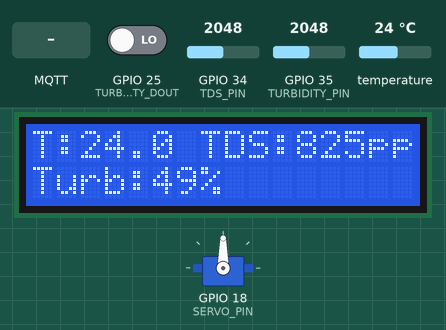
Recording of a sketch running on a simulated ESP32. On the bench: 16×2 character LCD, servo. The inputs (shaded band) are chosen by the test bench; at power-on: temperature 24 °C, GPIO 34 (TDS_PIN) = 2048, GPIO 35 (TURBIDITY_PIN) = 2048, GPIO 25 (TURBIDITY_DOUT) LOW. WiFi joins after 1.5 s; servers stay silent unless stated; random numbers use the default seed unless the sketch sets one; no MQTT or app messages arrive unless stated; what the sketch prints to the serial monitor is not drawn.

Above: at 3.0 s.
3.1 s: MQTT message "FEED" arrives on the second subscribed topic
At 3.8 s:
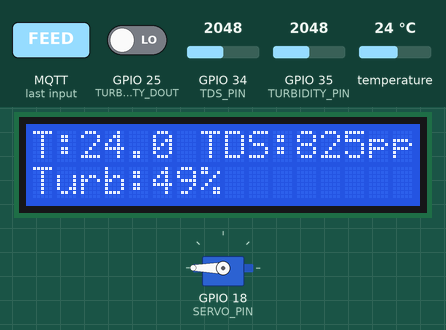
5.4 s: temperature set to 12 °C
At 6.9 s:
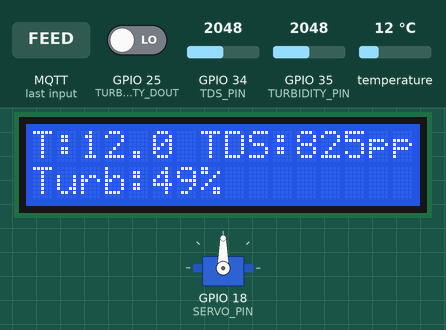
7.2 s: GPIO 34 (TDS_PIN) set to 2866
At 8.6 s:
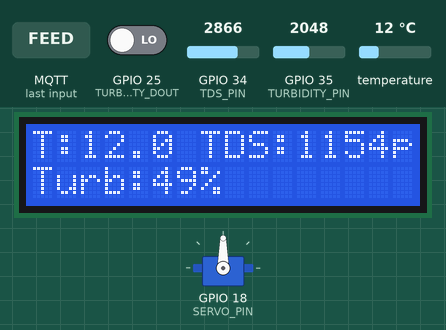
9.2 s: GPIO 35 (TURBIDITY_PIN) set to 2866
At 10.1 s:
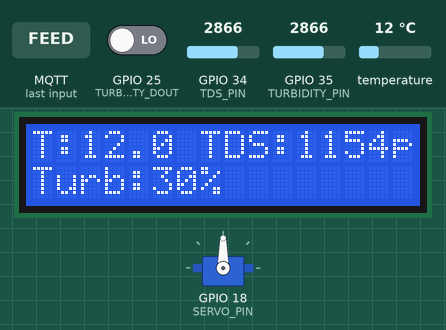
11.2 s: temperature set to 19 °C
At 12.9 s:
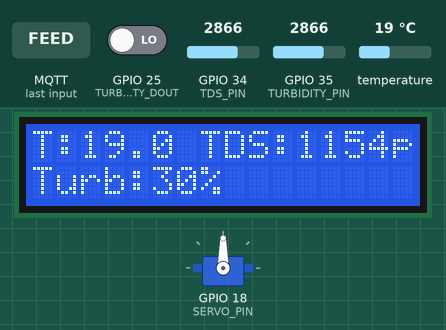
13.2 s: GPIO 34 (TDS_PIN) set to 3603
At 14.4 s:
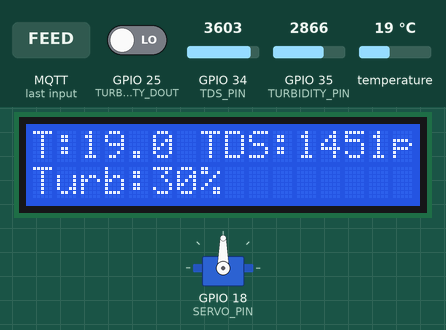
Timing chart, 0 to 16.2 s (numbered marks = the images above; inputs shaded):
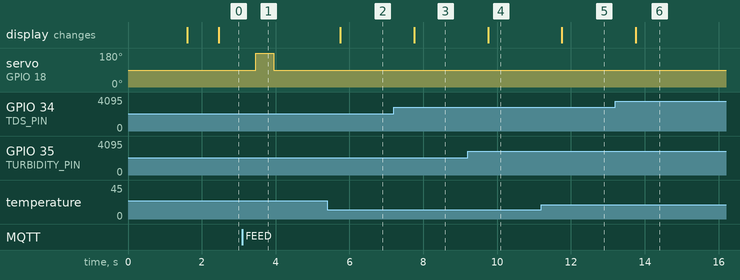

Measured:
- after the input at 3.1 s, servo on GPIO 18 (SERVO_PIN): 90° → 180° after 0.35 s, → 90° 0.50 s later
- after the input at 5.4 s, the display: changes after 0.35 s (image 2)
- after the input at 7.2 s, the display: changes after 0.55 s (image 3)
- after the input at 9.2 s, the display: changes after 0.55 s (image 4)
- after the input at 11.2 s, the display: changes after 0.55 s (image 5)
- after the input at 13.2 s, the display: changes after 0.55 s (image 6)

The sketch:

test2.ino
```cpp
#include <Wire.h>
#include <LiquidCrystal_I2C.h>
#include <OneWire.h>
#include <DallasTemperature.h>
#include <ESP32Servo.h>
#include <WiFi.h>
#include <WiFiClientSecure.h>
#include <PubSubClient.h>

// ===== Chân kết nối =====
#define DS18B20_PIN 4
#define TDS_PIN 34
#define TURBIDITY_PIN 35
#define TURBIDITY_DOUT 25
#define SERVO_PIN 18

#define VREF 3.3
#define TDS_FACTOR 0.5

// ===== WiFi =====
const char *ssid = "CAI PHIN cafe";
const char *password = "homnaybanthenao";

// ===== MQTT HiveMQ Cloud =====
const char *mqtt_server = "abdaef3e94154ecdb21371e844ac801c.s1.eu.hivemq.cloud";
const int mqtt_port = 8883;
const char *mqtt_username = "ChiCuong";
const char *mqtt_password = "TestIoT123";

WiFiClientSecure espClient;
PubSubClient client(espClient);

// ===== Cảm biến =====
OneWire oneWire(DS18B20_PIN);
DallasTemperature sensors(&oneWire);
LiquidCrystal_I2C lcd(0x27, 16, 2);

// ===== Servo =====
Servo feederServo;

// ===== Thời gian đọc cảm biến =====
unsigned long lastSensorReadTime = 0;
const unsigned long SENSOR_INTERVAL = 1000;

// ===== Kết nối WiFi =====
void setup_wifi()
{
  delay(10);
  Serial.print("Connecting to WiFi");
  WiFi.begin(ssid, password);
  while (WiFi.status() != WL_CONNECTED)
  {
    delay(500);
    Serial.print(".");
  }
  Serial.println("\nWiFi connected");
  Serial.println(WiFi.localIP());
}

// ===== Callback MQTT =====
void callback(char *topic, byte *payload, unsigned int length)
{
  String message = "";
  for (int i = 0; i < length; i++)
  {
    message += (char)payload[i];
  }
  Serial.println("Message arrived [" + String(topic) + "]: " + message);

  // Check messages on the "esp32/sensor/command" topic
  if (String(topic) == "esp32/sensor/command")
  {
    if (message == "FEED")
    {
      // Perform the feeding turn sequence
      Serial.println("Feed command received. Turning servo...");
      feederServo.write(180); // Turn to feeding position (adjust angle if needed)
      delay(500);             // Wait for half a second (adjust duration if needed)
      feederServo.write(90);  // Return to resting position (adjust angle if needed)
      Serial.println("Feeding cycle complete.");
    }
    // You can keep the "on"/"off" logic if you still need it for testing
    else if (message == "on")
    {
      feederServo.write(180);
      Serial.println("Servo ON (Manual)");
    }
    else if (message == "off")
    {
      feederServo.write(90);
      Serial.println("Servo OFF (Manual)");
    }
    else
    {
      Serial.println("Unknown command message: " + message);
    }
  }
  // You might handle messages on other topics here if needed
}

// ===== Kết nối MQTT =====
void reconnect()
{
  while (!client.connected())
  {
    Serial.print("Connecting to MQTT...");
    String clientID = "ESP32Client-" + String(random(0xffff), HEX);
    if (client.connect(clientID.c_str(), mqtt_username, mqtt_password))
    {
      Serial.println("connected");
      client.subscribe("esp32/sensor/data");    // Subscribe topic "esp32/sensor/data"
      client.subscribe("esp32/sensor/command"); // Subscribe topic "esp32/sensor/command"
    }
    else
    {
      Serial.print("failed, rc=");
      Serial.print(client.state());
      Serial.println(" try again in 5 seconds");
      delay(5000);
    }
  }
}

// ===== SETUP =====
void setup()
{
  Serial.begin(115200);

  setup_wifi();

  espClient.setInsecure(); // Bỏ kiểm tra chứng chỉ
  client.setServer(mqtt_server, mqtt_port);
  client.setCallback(callback);

  lcd.init();
  lcd.backlight();
  lcd.setCursor(0, 0);
  lcd.print("Water Quality");

  sensors.begin();
  pinMode(TURBIDITY_DOUT, INPUT);

  feederServo.attach(SERVO_PIN);
  feederServo.write(90); // Góc dừng ban đầu
}

// ===== LOOP =====
void loop()
{
  if (!client.connected())
  {
    reconnect();
  }
  client.loop();

  unsigned long currentTime = millis();

  // ===== Đọc cảm biến mỗi giây =====
  if (currentTime - lastSensorReadTime >= SENSOR_INTERVAL)
  {
    lastSensorReadTime = currentTime;

    sensors.requestTemperatures();
    float tempC = sensors.getTempCByIndex(0);

    int tdsAnalog = analogRead(TDS_PIN);
    float tdsVoltage = tdsAnalog * VREF / 4095.0;
    float tdsValue = tdsVoltage * TDS_FACTOR * 1000;

    int turbidityAnalog = analogRead(TURBIDITY_PIN);
    float turbidityVoltage = turbidityAnalog * VREF / 4095.0;
    float turbidityValue = (1.0 - (turbidityVoltage / VREF)) * 100;

    int turbidityStatus = digitalRead(TURBIDITY_DOUT);

    Serial.print("Temp: ");
    Serial.print(tempC);
    Serial.print(" C, TDS: ");
    Serial.print(tdsValue);
    Serial.print(" ppm, Turbidity: ");
    Serial.print(turbidityValue);
    Serial.print(" %, DOUT: ");
    Serial.println(turbidityStatus);

    // Hiển thị LCD
    lcd.setCursor(0, 0);
    lcd.print("T:");
    lcd.print(tempC, 1);
    lcd.print(" TDS:");
    lcd.print((int)tdsValue);
    lcd.print("ppm   ");

    lcd.setCursor(0, 1);
    lcd.print("Turb:");
    lcd.print((int)turbidityValue);
    lcd.print("%     ");

    // Gửi lên MQTT
    String payload = "Temp: " + String(tempC) + " C, TDS: " + String(tdsValue) + " ppm, Turbidity: " + String(turbidityValue) + " %, DOUT: " + String(turbidityStatus);
    client.publish("esp32/sensor/data", payload.c_str());
  }
}
```
